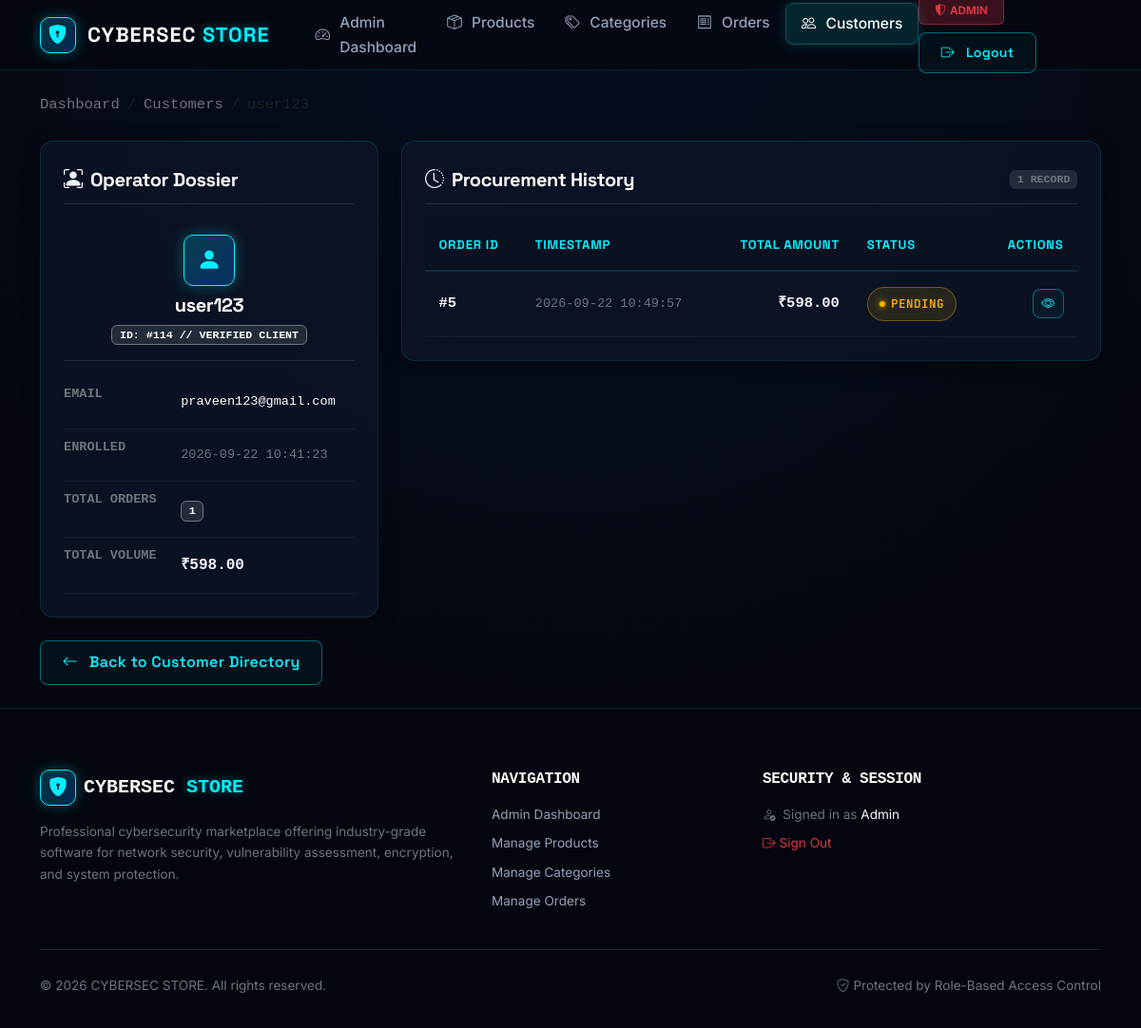
The app's page /admin/customers/114 (signed in) with its own data.
### tables this page shows
CREATE TABLE users (
            id         INTEGER PRIMARY KEY AUTOINCREMENT,
            name       TEXT    NOT NULL,
            email      TEXT    UNIQUE NOT NULL,
            password   TEXT    NOT NULL,
            role       TEXT    NOT NULL DEFAULT 'customer',
            created_at TIMESTAMP DEFAULT CURRENT_TIMESTAMP
        );

CREATE TABLE orders (
            id           INTEGER PRIMARY KEY AUTOINCREMENT,
            user_id      INTEGER NOT NULL,
            total_amount REAL    NOT NULL,
            status       TEXT    DEFAULT 'Pending',
            order_date   TIMESTAMP DEFAULT CURRENT_TIMESTAMP,
            FOREIGN KEY (user_id) REFERENCES users(id)
        );

### admin.py (the view)
@admin_bp.route("/customers/<int:user_id>")
@admin_required
def customer_detail(user_id):
    conn = get_db_connection()
    customer = conn.execute(
        "SELECT id, name, email, created_at, role FROM users WHERE id = ? AND role = 'customer'",
        (user_id,)
    ).fetchone()
    if customer is None:
        conn.close()
        abort(404)
    orders = conn.execute("""
        SELECT id, total_amount, status, order_date
        FROM orders
        WHERE user_id = ?
        ORDER BY order_date DESC
    """, (user_id,)).fetchall()
    conn.close()
    return render_template(
        "admin/customer_detail.html",
        customer=customer,
        orders=orders,
        statuses=ORDER_STATUSES,
    )

### templates/admin/customer_detail.html (shortened to what this page needs)
{% extends 'base.html' %}
{% block content %}
<div class="container py-4 position-relative z-2">
  <nav aria-label="breadcrumb" class="mb-4">
    <ol class="breadcrumb font-monospace small">
      <li class="breadcrumb-item"><a href="{{ url_for('admin.dashboard') }}" class="text-secondary">Dashboard</a></li>
      <li class="breadcrumb-item"><a href="{{ url_for('admin.customers') }}" class="text-secondary">Customers</a></li>
      <li class="breadcrumb-item active text-cs-accent" aria-current="page">{{ customer.name }}</li>
    </ol>
  </nav>
  <div class="row g-4">
    <div class="col-lg-4">
      <div class="cs-glass-card p-4" id="customerProfileCard">
        <div class="d-flex align-items-center gap-2 mb-3 pb-2 border-bottom border-secondary border-opacity-25">
          <i class="bi bi-person-bounding-box text-cs-accent fs-5"></i>
          <h5 class="text-white fw-bold mb-0">Operator Dossier</h5>
        </div>
        <div class="text-center py-3 mb-3 border-bottom border-secondary border-opacity-25">
          <div class="brand-icon mx-auto mb-2" style="width: 54px; height: 54px; font-size: 1.6rem;">
            <i class="bi bi-person-fill"></i>
          </div>
          <h5 class="text-white fw-bold mb-1" id="customerName">{{ customer.name }}</h5>
          <span class="badge bg-secondary bg-opacity-25 border border-secondary text-cs-accent font-monospace small">
            ID: #{{ customer.id }} // VERIFIED CLIENT
          </span>
        </div>
        <table class="table table-borderless mb-0">
          <tbody>
            <tr>
              <th scope="row" class="text-secondary font-monospace small ps-0">EMAIL</th>
              <td class="text-white font-monospace small" id="customerEmail">{{ customer.email }}</td>
            </tr>
            <tr>
              <th scope="row" class="text-secondary font-monospace small ps-0">ENROLLED</th>
              <td class="text-secondary font-monospace small" id="customerSince">{{ customer.created_at }}</td>
            </tr>
            <tr>
              <th scope="row" class="text-secondary font-monospace small ps-0">TOTAL ORDERS</th>
              <td id="customerOrderCount">
                <span class="badge bg-secondary bg-opacity-25 border border-secondary text-cs-accent font-monospace">
                  {{ orders|length }}
                </span>
              </td>
            </tr>
            <tr>
              <th scope="row" class="text-secondary font-monospace small ps-0">TOTAL VOLUME</th>
              <td id="customerTotalSpent" class="text-cs-accent font-monospace fw-bold fs-6">
                ₹{{ "%.2f"|format(orders | sum(attribute='total_amount')) }}
              </td>
            </tr>
          </tbody>
        </table>
      </div>
    </div>
    <div class="col-lg-8">
      <div class="cs-glass-card p-4">
        <div class="d-flex align-items-center justify-content-between mb-3 pb-2 border-bottom border-secondary border-opacity-25">
          <div class="d-flex align-items-center gap-2">
            <i class="bi bi-clock-history text-cs-accent fs-5"></i>
            <h5 class="text-white fw-bold mb-0">Procurement History</h5>
          </div>
          <span class="badge bg-secondary bg-opacity-25 text-secondary font-monospace small">
            {{ orders|length }} RECORD{{ 'S' if orders|length != 1 else '' }}
          </span>
        </div>
        {% if orders %}
        <div class="table-responsive">
          <table class="table align-middle mb-0" id="customerOrdersTable">
            <thead>
              <tr>
                <th>Order ID</th>
                <th>Timestamp</th>
                <th class="text-end">Total Amount</th>
                <th>Status</th>
                <th style="width: 100px;" class="text-end">Actions</th>
              </tr>
            </thead>
            <tbody>
              {% for o in orders %}
              <tr id="custOrderRow{{ o.id }}">
                <td class="font-monospace fw-bold text-white">#{{ o.id }}</td>
                <td class="font-monospace text-secondary small">{{ o.order_date }}</td>
                <td class="text-end font-monospace text-cs-accent fw-bold">₹{{ "%.2f"|format(o.total_amount) }}</td>
                <td>
                  <span class="badge-status badge-status-{{ o.status|lower }}">
                    {{ o.status }}
                  </span>
                </td>
                <td class="text-end">
                  <a href="{{ url_for('admin.order_detail', order_id=o.id) }}"
                     class="btn btn-outline-cs btn-sm py-1 px-2" id="viewCustOrder{{ o.id }}" title="Inspect Order Manifest">
                    <i class="bi bi-eye"></i>
                  </a>
                </td>
              </tr>
              {% endfor %}
            </tbody>
          </table>
        </div>
        {% else %}
        <div class="p-4 text-center text-secondary small">
          <i class="bi bi-inbox fs-3 d-block mb-2 text-muted"></i>
          This customer has not completed any tool orders yet.
        </div>
        {% endif %}
      </div>
    </div>
  </div>
  <div class="mt-4">
    <a href="{{ url_for('admin.customers') }}" class="btn btn-outline-cs" id="backToCustomersBtn">
      <i class="bi bi-arrow-left me-1"></i>Back to Customer Directory
    </a>
  </div>
</div>
{% endblock %}

### templates/base.html (shortened to what this page needs)
<!DOCTYPE html>
<html lang="en">
<head>
    <link
        rel="stylesheet"
        href="https://cdn.jsdelivr.net/npm/bootstrap@5.3.3/dist/css/bootstrap.min.css"
    />
    <link
        rel="stylesheet"
        href="https://cdn.jsdelivr.net/npm/bootstrap-icons@1.11.3/font/bootstrap-icons.min.css"
    />
    <link rel="stylesheet" href="{{ url_for('static', filename='css/style.css') }}" />
</head>
<body>
    <nav class="navbar navbar-expand-lg navbar-dark cs-navbar sticky-top" id="mainNavbar">
        <div class="container">
            <a class="navbar-brand cs-brand" href="{% if not current_user %}{{ url_for('index') }}{% elif current_user['role'] == 'admin' %}{{ url_for('admin.dashboard') }}{% else %}{{ url_for('dashboard') }}{% endif %}" id="brandLink">
                <span class="brand-icon"><i class="bi bi-shield-lock-fill"></i></span>
                <span class="brand-text">
                    CYBERSEC <span class="brand-accent">STORE</span>
                </span>
            </a>
            <div class="collapse navbar-collapse" id="navbarMain">
                <ul class="navbar-nav me-auto mb-2 mb-lg-0 ms-lg-3">
                    {% if not current_user %}
                        <li class="nav-item">
                            <a class="nav-link {% if request.endpoint == 'index' %}active{% endif %}"
                               href="{{ url_for('index') }}" id="navHome">
                                <i class="bi bi-house-door me-1"></i>Home
                            </a>
                        </li>
                        <li class="nav-item">
                            <a class="nav-link {% if request.endpoint == 'store.product_list' %}active{% endif %}"
                               href="{{ url_for('store.product_list') }}" id="navProducts">
                                <i class="bi bi-grid-fill me-1"></i>Products
                            </a>
                        </li>
                    {% elif current_user['role'] == 'admin' %}
                        <li class="nav-item">
                            <a class="nav-link {% if request.endpoint == 'admin.dashboard' %}active{% endif %}"
                               href="{{ url_for('admin.dashboard') }}" id="adminDashboard">
                                <i class="bi bi-speedometer2 me-1"></i>Admin Dashboard
                            </a>
                        </li>
                        <li class="nav-item">
                            <a class="nav-link {% if request.endpoint in ['admin.products', 'admin.product_add', 'admin.product_edit'] %}active{% endif %}"
                               href="{{ url_for('admin.products') }}" id="adminProducts">
                                <i class="bi bi-box-seam me-1"></i>Products
                            </a>
                        </li>
                        <li class="nav-item">
                            <a class="nav-link {% if request.endpoint in ['admin.categories', 'admin.category_add', 'admin.category_edit'] %}active{% endif %}"
                               href="{{ url_for('admin.categories') }}" id="adminCategories">
                                <i class="bi bi-tags me-1"></i>Categories
                            </a>
                        </li>
                        <li class="nav-item">
                            <a class="nav-link {% if request.endpoint in ['admin.orders', 'admin.order_detail'] %}active{% endif %}"
                               href="{{ url_for('admin.orders') }}" id="adminOrders">
                                <i class="bi bi-receipt me-1"></i>Orders
                            </a>
                        </li>
                        <li class="nav-item">
                            <a class="nav-link {% if request.endpoint in ['admin.customers', 'admin.customer_detail'] %}active{% endif %}"
                               href="{{ url_for('admin.customers') }}" id="adminCustomers">
                                <i class="bi bi-people me-1"></i>Customers
                            </a>
                        </li>
                    {% endif %}
                </ul>
                <div class="d-flex gap-2 align-items-center flex-wrap mt-3 mt-lg-0">
                    {% if current_user %}
                        {% if current_user['role'] == 'admin' %}
                            <span class="badge bg-danger bg-opacity-25 text-danger border border-danger border-opacity-50 px-3 py-2 me-1">
                                <i class="bi bi-shield-shaded me-1"></i>ADMIN
                            </span>
                        {% else %}
                            <span class="text-light fw-medium px-2 py-1 rounded d-inline-flex align-items-center" style="background: rgba(255,255,255,0.05);">
                                <i class="bi bi-person-circle me-1 text-cs-accent"></i>{{ current_user['name'] }}
                            </span>
                        {% endif %}
                        <a href="{{ url_for('auth.logout') }}" class="btn btn-outline-cs btn-sm" id="navLogout">
                            <i class="bi bi-box-arrow-right me-1"></i>Logout
                        </a>
                    {% endif %}
                </div>
            </div>
        </div>
    </nav>
    <main class="main-content">
        {% block content %}{% endblock %}
    </main>
    <footer class="cs-footer">
        <div class="container">
            <div class="row gy-4">
                <div class="col-lg-5 col-md-6">
                    <div class="d-flex align-items-center gap-2 mb-3">
                        <span class="brand-icon"><i class="bi bi-shield-lock-fill"></i></span>
                        <span class="fw-bold fs-5 font-monospace text-white">CYBERSEC <span class="brand-accent">STORE</span></span>
                    </div>
                    <p class="text-secondary small mb-3">
                        Professional cybersecurity marketplace offering industry-grade software for network security, vulnerability assessment, encryption, and system protection.
                    </p>
                </div>
                <div class="col-lg-3 col-md-3 col-6">
                    <h6 class="text-white text-uppercase font-monospace mb-3">Navigation</h6>
                    <ul class="list-unstyled small">
                        {% if not current_user %}
                            <li class="mb-2"><a href="{{ url_for('index') }}" class="text-decoration-none">Home</a></li>
                            <li class="mb-2"><a href="{{ url_for('store.product_list') }}" class="text-decoration-none">Security Tools</a></li>
                            <li class="mb-2"><a href="{{ url_for('auth.login') }}" class="text-decoration-none">Sign In</a></li>
                            <li class="mb-2"><a href="{{ url_for('auth.register') }}" class="text-decoration-none">Register</a></li>
                        {% elif current_user['role'] == 'admin' %}
                            <li class="mb-2"><a href="{{ url_for('admin.dashboard') }}" class="text-decoration-none">Admin Dashboard</a></li>
                            <li class="mb-2"><a href="{{ url_for('admin.products') }}" class="text-decoration-none">Manage Products</a></li>
                            <li class="mb-2"><a href="{{ url_for('admin.categories') }}" class="text-decoration-none">Manage Categories</a></li>
                            <li class="mb-2"><a href="{{ url_for('admin.orders') }}" class="text-decoration-none">Manage Orders</a></li>
                        {% endif %}
                    </ul>
                </div>
                <div class="col-lg-4 col-md-3 col-6">
                    <h6 class="text-white text-uppercase font-monospace mb-3">Security & Session</h6>
                    <ul class="list-unstyled small">
                        {% if current_user %}
                            <li class="mb-2 text-secondary">
                                <i class="bi bi-person-check text-cs-accent me-1"></i>
                                Signed in as <span class="text-light">{{ current_user['name'] }}</span>
                            </li>
                            <li class="mb-2"><a href="{{ url_for('auth.logout') }}" class="text-decoration-none text-danger"><i class="bi bi-box-arrow-right me-1"></i>Sign Out</a></li>
                        {% else %}
                            <li class="mb-2"><a href="{{ url_for('auth.login') }}" class="text-decoration-none">Sign In</a></li>
                            <li class="mb-2"><a href="{{ url_for('auth.register') }}" class="text-decoration-none">Create Account</a></li>
                        {% endif %}
                    </ul>
                </div>
            </div>
            <hr class="border-secondary opacity-25 my-4">
            <div class="row align-items-center">
                <div class="col-md-6 text-center text-md-start mb-2 mb-md-0">
                    <p class="text-secondary small mb-0">
                        &copy; 2026 CYBERSEC STORE. All rights reserved.
                    </p>
                </div>
                <div class="col-md-6 text-center text-md-end">
                    <span class="text-secondary small">
                        <i class="bi bi-shield-check text-cs-accent me-1"></i>Protected by Role-Based Access Control
                    </span>
                </div>
            </div>
        </div>
    </footer>
</body>
</html>

### records on screen
users: name "user123", id "114", email "praveen123@gmail.com", created_at "2026-09-22 10:41:23"
orders: id "5", order_date "2026-09-22 10:49:57", total_amount "598.00", status "PENDING"
users: name "Admin"

### other values on screen
{{ orders|length }} "1"
{{ "%.2f"|format(orders | sum(attribute='total_amount')) }} "598.00"
